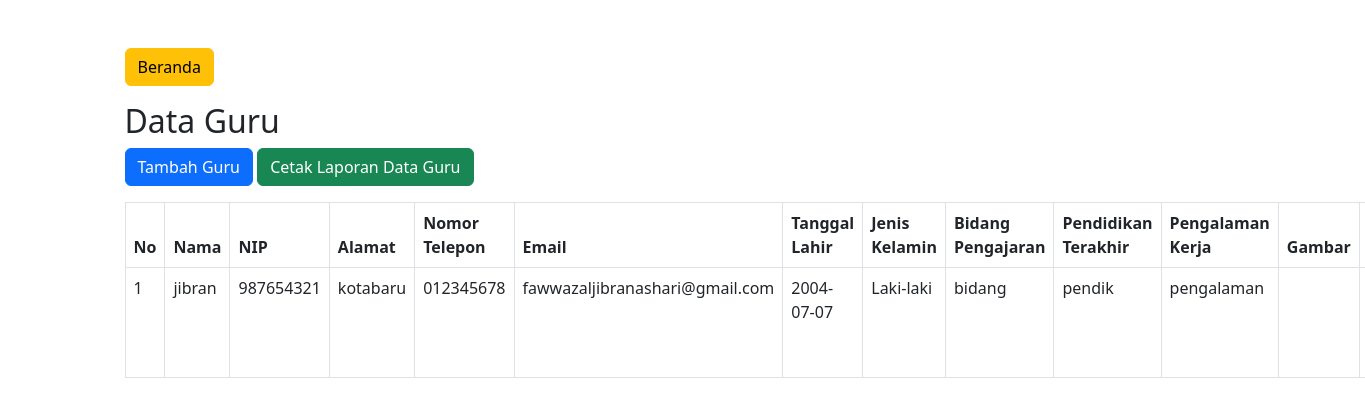
/admin/guru/index.php (signed in), run on the app's committed database.
### tables this page shows
CREATE TABLE `guru` (
  `id` int(11) NOT NULL,
  `nama` varchar(255) NOT NULL,
  `nip` varchar(20) NOT NULL,
  `alamat` text DEFAULT NULL,
  `nomor_telepon` varchar(15) DEFAULT NULL,
  `email` varchar(100) DEFAULT NULL,
  `tanggal_lahir` date DEFAULT NULL,
  `jenis_kelamin` enum('Laki-laki','Perempuan') DEFAULT NULL,
  `bidang_pengajaran` varchar(255) DEFAULT NULL,
  `pendidikan_terakhir` varchar(255) DEFAULT NULL,
  `pengalaman_kerja` text DEFAULT NULL,
  `gambar` varchar(255) DEFAULT NULL
);

### admin/guru/index.php (the view, shortened to what this page needs)
<?php
include '../koneksi.php';
$result = $koneksi->query("SELECT * FROM guru ORDER BY id DESC");
?>
<!DOCTYPE html>
<html lang="en">
<head>
    <link rel="stylesheet" href="https://cdn.jsdelivr.net/npm/bootstrap@5.3.0/dist/css/bootstrap.min.css">
</head>
<body>
    <div class="container mt-5">
        <a href="../index.php" class="btn btn-warning mb-3">Beranda</a>
        <h2>Data Guru</h2>
        <a href="tambah.php" class="btn btn-primary mb-3">Tambah Guru</a>
        <a target="_blank" href="laporan.php" class="btn btn-success mb-3">
            Cetak Laporan Data Guru
        </a>
        <table class="table table-bordered">
            <thead>
                <tr>
                    <th>No</th>
                    <th>Nama</th>
                    <th>NIP</th>
                    <th>Alamat</th>
                    <th>Nomor Telepon</th>
                    <th>Email</th>
                    <th>Tanggal Lahir</th>
                    <th>Jenis Kelamin</th>
                    <th>Bidang Pengajaran</th>
                    <th>Pendidikan Terakhir</th>
                    <th>Pengalaman Kerja</th>
                    <th>Gambar</th>
                    <th>Aksi</th>
                </tr>
            </thead>
            <tbody>
                <?php $urutan = 1 ?>
                <?php while ($row = $result->fetch_assoc()) : ?>
                    <tr>
                        <td><?= $urutan++ ?></td>
                        <td><?= $row['nama'] ?></td>
                        <td><?= $row['nip'] ?></td>
                        <td><?= $row['alamat'] ?></td>
                        <td><?= $row['nomor_telepon'] ?></td>
                        <td><?= $row['email'] ?></td>
                        <td><?= $row['tanggal_lahir'] ?></td>
                        <td><?= $row['jenis_kelamin'] ?></td>
                        <td><?= $row['bidang_pengajaran'] ?></td>
                        <td><?= $row['pendidikan_terakhir'] ?></td>
                        <td><?= $row['pengalaman_kerja'] ?></td>
                        <td style="width: 50px;"><img src="uploads/<?= $row['gambar'] ?>" style="width: 50px;" alt=""></td>
                        <td>
                        </td>
                    </tr>
                <?php endwhile; ?>
            </tbody>
        </table>
    </div>
</body>
</html>

### data on the page
guru: nama "jibran", nip "987654321", alamat "kotabaru", nomor_telepon "012345678", email "fawwazaljibranashari@gmail.com", tanggal_lahir "2004-07-07", jenis_kelamin "Laki-laki", bidang_pengajaran "bidang", pendidikan_terakhir "pendik", pengalaman_kerja "pengalaman"
